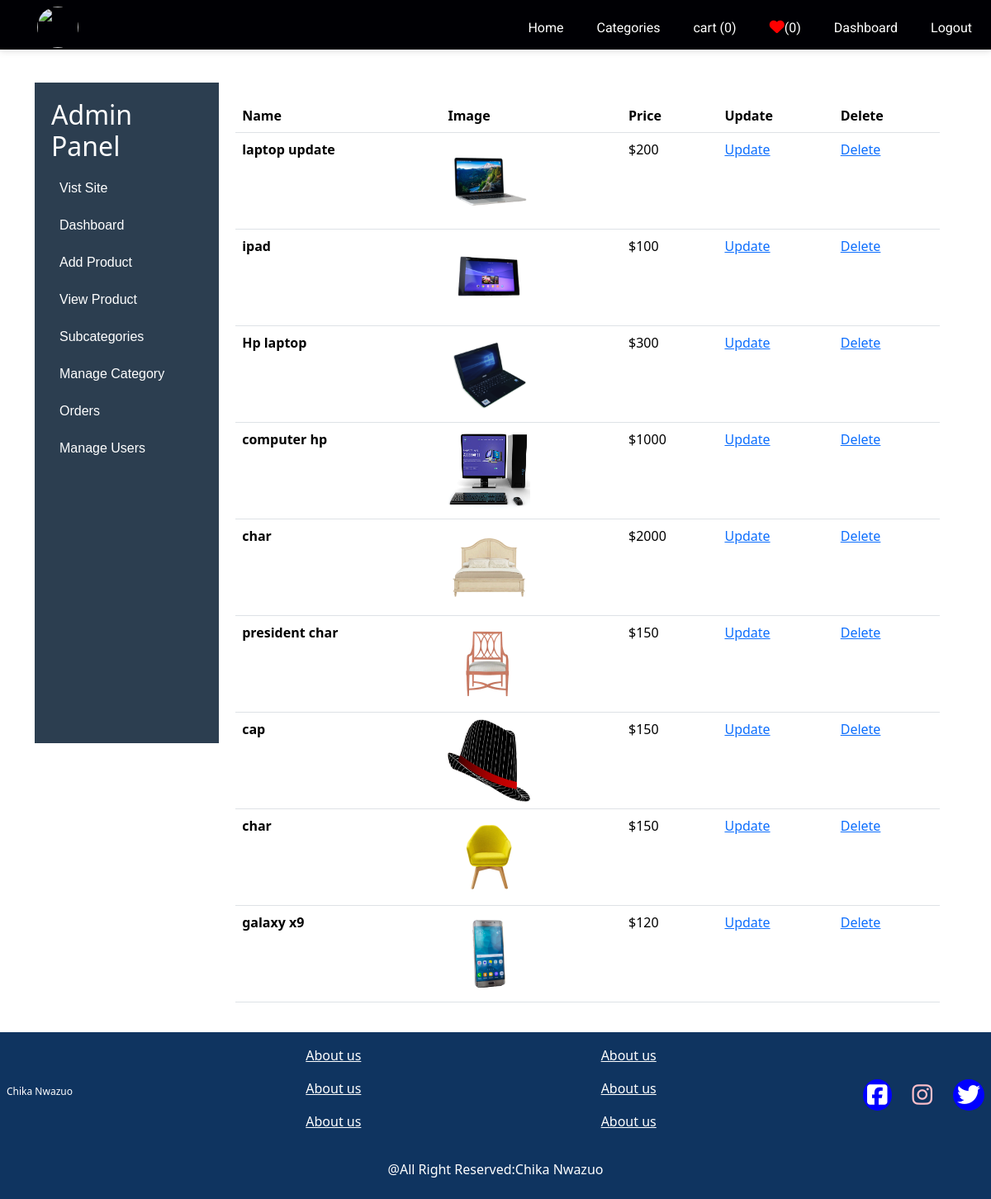
Before: /adminapp/viewproduct/ (signed in) with the older database file.
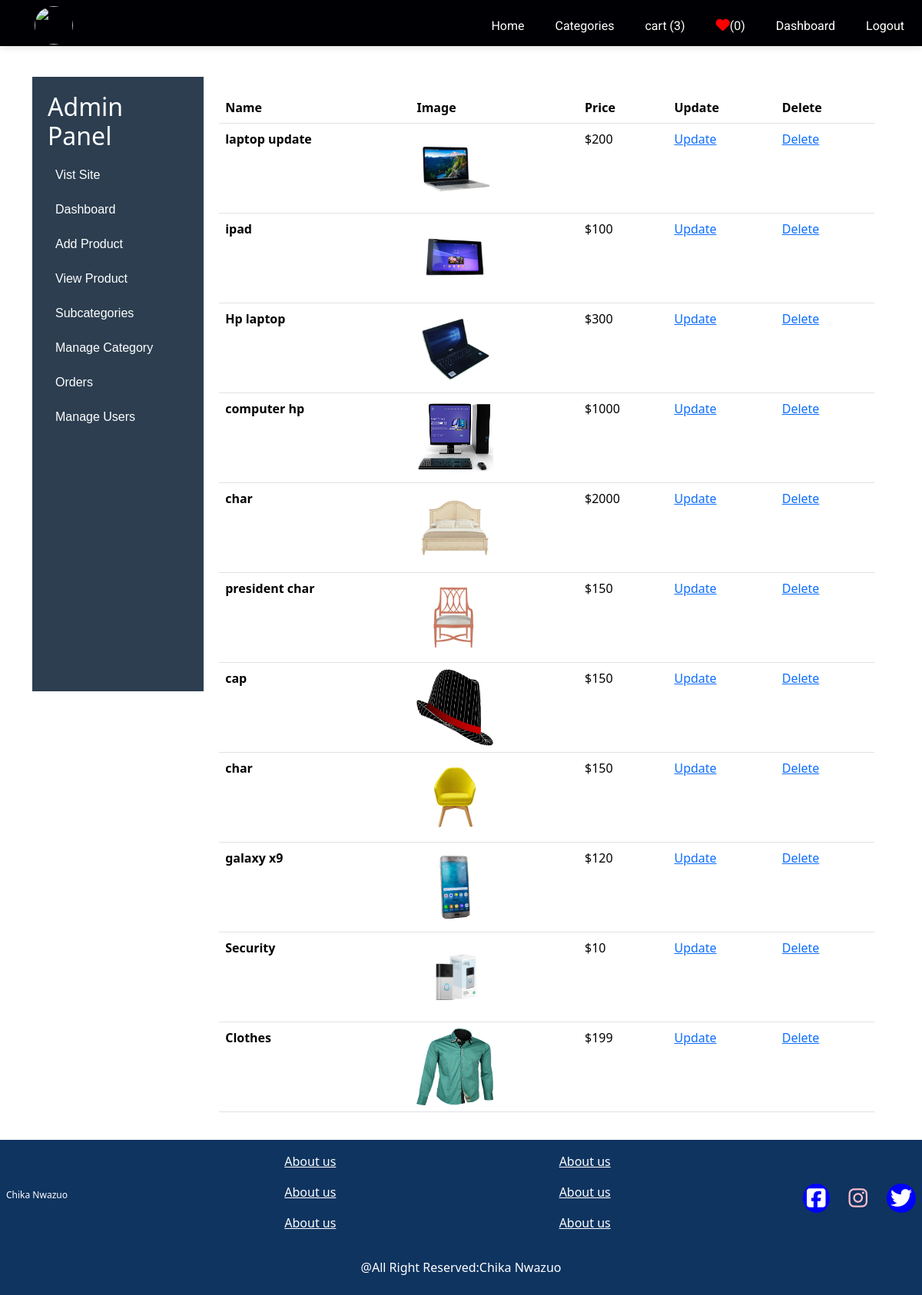
After: the same page with the newer database file.
### adminapp/models.py (models this page shows, shortened)
class Product(models.Model):
      name=models.CharField(max_length=255)
      price=models.PositiveIntegerField()
      bought_price=models.PositiveIntegerField(null=True,blank=True)
      category=models.ForeignKey(Subcategory,related_name='category',on_delete=models.CASCADE)
      keywords=models.TextField()
      description=models.TextField()
      image=models.ImageField(upload_to='image')
      views=models.IntegerField(default=0)

### adminapp/product.py (the view)
# urls.py: path("viewproduct/",product.getallproduct.as_view(),name='viewproduct'),
class getallproduct(View):
    def get(self,request):
        if not request.user.is_superuser:
            return redirect('commapp:index')
        products=Product.objects.all()
        context={"products":products}
        return render(request,"pages/viewproducts.html",context)

### adminapp/analaystics.py (called while the page is built)
def analaytics(request):
    number_of_p= Product.objects.count()
    users=User.objects.count()
    product_selling_total= Product.objects.aggregate(price=Sum('price'))['price'] or 0
    product_bought_total= Product.objects.aggregate(bought_price=Sum('bought_price'))['bought_price'] or 0
    total_order= PaymentRecord.objects.aggregate(total_amount=Sum('total_amount'))['total_amount'] or 0
    profit=product_bought_total - product_selling_total
    return{'number_of_p':number_of_p,'users':users,"product_selling_total":product_selling_total,"profit":profit,'product_bought_total':product_bought_total}

### commapp/context_processors.py (called while the page is built)
def category(request):
	category=Category.objects.all()
	categorytopbar=Category.objects.filter(categories__isnull=False).distinct()
	subcategory=Subcategory.objects.all()
	if request.user.is_authenticated:
		getwishlist=Wishlist.objects.filter(user=request.user).count()
		countcart=Cart.objects.filter(users=request.user).count()
	else:
		getwishlist=0
		countcart=0
	return{'category':category,'subcategory':subcategory,'categorytopbar':categorytopbar,'getwishlist':getwishlist,'countcart':countcart}

### adminapp/templates/pages/viewproducts.html (shortened to what this page needs)
{% extends 'layout/based.html' %}
{% block content %}
<div class="adminpage_Settings">
  {% include 'adminlayout/adminsidebar.html' %}
  <div class="admin_container">
<table class="table">
  <thead>
    <tr>
      <th scope="col">Name</th>
      <th scope="col">Image</th>
      <th scope="col">Price</th>
      <th scope="col">Update</th>
      <th scope="col">Delete</th>
    </tr>
  </thead>
  <tbody>
    {% for p in products%}
    <tr>
      <th scope="row">{{p.name}}</th>
      <td><img height="100" width="100" src="{{p.image.url}}" alt="{{p.name}}"></td>
      <td>${{p.price}}</td>
      <td><a href="{% url 'adminapp:updateproduct' p.id %}">Update</a></td>
       <td><a href="{% url 'adminapp:deletepro' p.id %}">Delete</a></td>
    </tr>
    {% endfor %}
  </tbody>
</table>
</div>
</div>
{% endblock %}

Changed rows visible on the page:
added Product: name "Security", image (picture), price "10"
added Product: name "Clothes", image (picture), price "199"
Other visible differences:
{{ countcart }}: "0" → "3"
